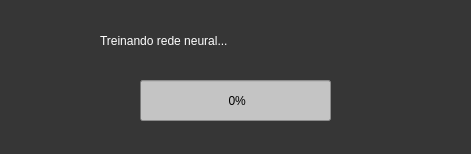
<?xml version="1.0" encoding="UTF-8"?>
<ui version="4.0">
 <class>MainWindow</class>
 <widget class="QMainWindow" name="MainWindow">
  <property name="geometry">
   <rect>
    <x>0</x>
    <y>0</y>
    <width>471</width>
    <height>154</height>
   </rect>
  </property>
  <property name="minimumSize">
   <size>
    <width>471</width>
    <height>154</height>
   </size>
  </property>
  <property name="maximumSize">
   <size>
    <width>471</width>
    <height>154</height>
   </size>
  </property>
  <property name="windowTitle">
   <string>MainWindow</string>
  </property>
  <property name="styleSheet">
   <string notr="true">background-color:#363636;</string>
  </property>
  <widget class="QWidget" name="centralwidget">
   <widget class="QLabel" name="label_treinada_sucesso">
    <property name="enabled">
     <bool>false</bool>
    </property>
    <property name="geometry">
     <rect>
      <x>100</x>
      <y>20</y>
      <width>331</width>
      <height>41</height>
     </rect>
    </property>
    <property name="styleSheet">
     <string notr="true">QLabel{
color:white;
font: 600 18pt &quot;Verdana&quot;;
}</string>
    </property>
    <property name="text">
     <string>Treinando rede neural...</string>
    </property>
    <property name="scaledContents">
     <bool>true</bool>
    </property>
   </widget>
   <widget class="QLabel" name="labelIcon">
    <property name="geometry">
     <rect>
      <x>40</x>
      <y>20</y>
      <width>51</width>
      <height>41</height>
     </rect>
    </property>
    <property name="text">
     <string/>
    </property>
    <property name="pixmap">
     <pixmap>C:/Users/Vinicius/Downloads/treino.png</pixmap>
    </property>
    <property name="scaledContents">
     <bool>true</bool>
    </property>
   </widget>
   <widget class="QProgressBar" name="progressBar">
    <property name="enabled">
     <bool>true</bool>
    </property>
    <property name="geometry">
     <rect>
      <x>140</x>
      <y>80</y>
      <width>191</width>
      <height>41</height>
     </rect>
    </property>
    <property name="whatsThis">
     <string>&lt;html&gt;&lt;head/&gt;&lt;body&gt;&lt;p&gt;&lt;br/&gt;&lt;/p&gt;&lt;/body&gt;&lt;/html&gt;</string>
    </property>
    <property name="styleSheet">
     <string notr="true">background-color:#C4C4C4;
font:600 12pt &quot;Verdana&quot;; </string>
    </property>
    <property name="value">
     <number>0</number>
    </property>
    <property name="alignment">
     <set>Qt::AlignCenter</set>
    </property>
    <property name="textVisible">
     <bool>true</bool>
    </property>
    <property name="orientation">
     <enum>Qt::Horizontal</enum>
    </property>
    <property name="textDirection">
     <enum>QProgressBar::TopToBottom</enum>
    </property>
    <property name="format">
     <string> %p%</string>
    </property>
   </widget>
  </widget>
 </widget>
 <resources/>
 <connections/>
</ui>
